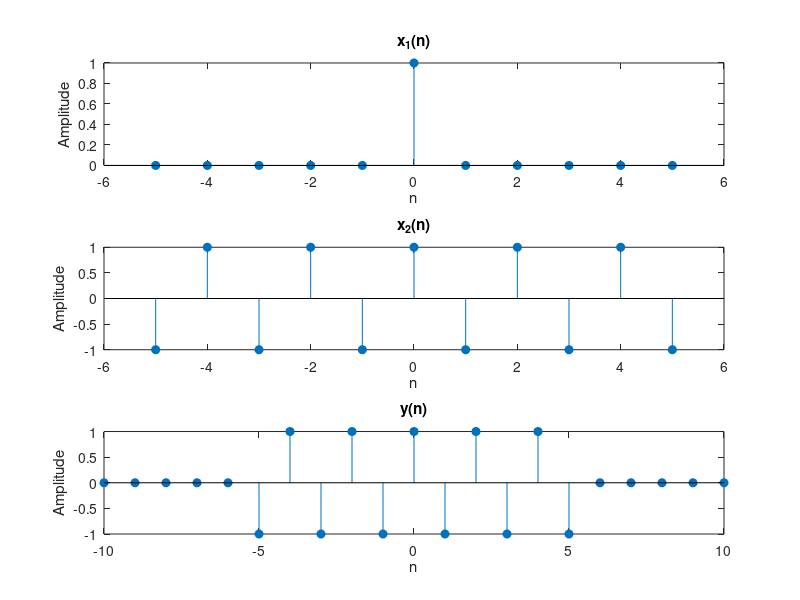

The MATLAB source for this figure:
%Convolution of x(n) with delta(n)
clc
clear all
close all
%S1: Generation of delta(n)
n=-5:5;
x1=(n==0);
x2=(-1).^n;
%Perform convolution
y=conv(x1,x2);
n1=n(1)+n(1):n(end)+n(end);
%Displaying the result
subplot(3,1,1),stem(n,x1,'filled'),
xlabel('n'),ylabel('Amplitude'),title('x_1(n)'),
subplot(3,1,2),stem(n,x2,'filled'),
xlabel('n'),ylabel('Amplitude'),title('x_2(n)'),
subplot(3,1,3),stem(n1,y,'filled'),
xlabel('n'),ylabel('Amplitude'),title('y(n)'),
